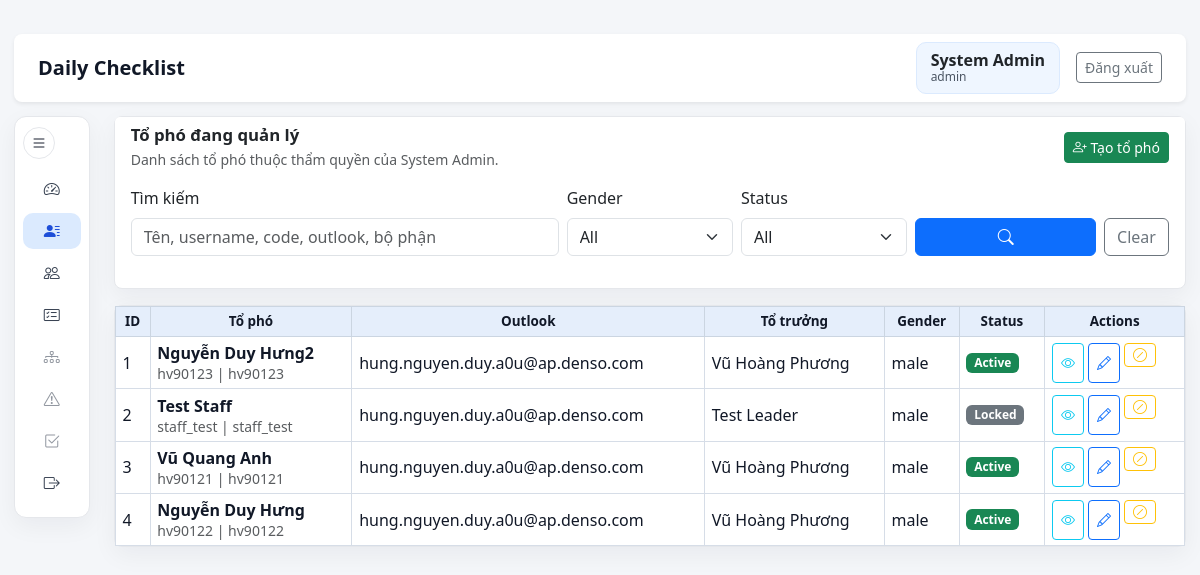
Page /admin/leader-assignments (signed in) on the committed database.
### models.py (models this page shows, shortened)
class User(db.Model):
    __tablename__ = "users"
    __table_args__ = (
        CheckConstraint(
            "role IN ('admin', 'manager', 'leader', 'staff')",
            name="ck_users_role",
        ),
        CheckConstraint(
            "gender IS NULL OR gender IN ('male', 'female', 'other')",
            name="ck_users_gender",
        ),
    )
    id = db.Column(db.Integer, primary_key=True)
    username = db.Column(db.String(50), unique=True, nullable=False, index=True)
    password_hash = db.Column(db.String(255), nullable=False)
    full_name = db.Column(db.String(120), nullable=False)
    employee_code = db.Column(db.String(30), unique=True, nullable=False, index=True)
    outlook_email = db.Column(db.String(255), nullable=True)
    gender = db.Column(db.String(20), nullable=True)
    department = db.Column(db.String(120), nullable=False)
    line_name = db.Column(db.String(120), nullable=False)
    role = db.Column(db.String(20), nullable=False, default=ROLE_STAFF)
    manager_id = db.Column(db.Integer, db.ForeignKey("users.id"), nullable=True, index=True)
    leader_id = db.Column(db.Integer, db.ForeignKey("users.id"), nullable=True, index=True)
    is_active = db.Column(db.Boolean, nullable=False, default=True)
    created_at = db.Column(db.DateTime, nullable=False, default=datetime.utcnow)
    manager = db.relationship(
        "User",
        remote_side=[id],
        foreign_keys=[manager_id],
        backref="managed_users",
    )
    leader = db.relationship(
        "User",
        remote_side=[id],
        foreign_keys=[leader_id],
        backref="led_users",
    )
    daily_sheets = db.relationship("DailyCheckSheet", back_populates="user")
    daily_results = db.relationship("DailyCheckResult", back_populates="user")
    abnormal_reports = db.relationship("AbnormalReport", back_populates="user")
    owned_confirmations = db.relationship(
        "DailyConfirmation",
        foreign_keys="DailyConfirmation.user_id",
        back_populates="user",
    )
    signed_confirmations = db.relationship(
        "DailyConfirmation",
        foreign_keys="DailyConfirmation.confirmed_by",
        back_populates="signer",
    )
    user_lines = db.relationship(
        "UserLine",
        back_populates="user",
        cascade="all, delete-orphan",
    )
    notifications = db.relationship(
        "Notification",
        back_populates="user",
        cascade="all, delete-orphan",
    )

### routes/admin_routes.py (the view, shortened to what this page needs)
@admin_bp.route("/leader-assignments")
@manager_or_admin_required
def leader_assignments():
    keyword = request.args.get("q", "").strip()
    status_filter = request.args.get("status", "").strip()
    gender_filter = request.args.get("gender", "").strip()
    leaders_query = User.query.filter(User.role == ROLE_LEADER, User.is_active.is_(True))
    staff_query = User.query.filter(User.role == ROLE_STAFF)
    if g.current_user.role == ROLE_LEADER:
        leaders_query = leaders_query.filter(User.id == g.current_user.id)
        staff_query = staff_query.filter(User.leader_id == g.current_user.id)
    if status_filter == "active":
        staff_query = staff_query.filter(User.is_active.is_(True))
    elif status_filter == "locked":
        staff_query = staff_query.filter(User.is_active.is_(False))
    if gender_filter:
        staff_query = staff_query.filter(User.gender == gender_filter)
    page = max(request.args.get("page", 1, type=int), 1)
    per_page = 10
    total_staff = staff_query.count()
    staff_assignments = (
        staff_query.order_by(User.id.desc())
        .offset((page - 1) * per_page)
        .limit(per_page)
        .all()
    )
    leaders = leaders_query.order_by(User.full_name.asc()).all()
    lines = Line.query.filter_by(is_active=True).order_by(Line.line_name.asc()).all()
    departments = sorted({line.department for line in lines} | {g.current_user.department})
    return render_template(
        "leader_assignments.html",
        leaders=leaders,
        staff_assignments=staff_assignments,
        lines=lines,
        departments=departments,
        roles=[ROLE_STAFF],
        genders=["male", "female", "other"],
        filters={"q": keyword, "status": status_filter, "gender": gender_filter},
        pagination={"page": page, "pages": max(math.ceil(total_staff / per_page), 1), "total": total_staff},
        current_endpoint="admin.leader_assignments",
    )

### routes/auth_routes.py (called while the page is built)
def get_current_user() -> User | None:
    if hasattr(g, "current_user"):
        return g.current_user
    user_id = session.get("user_id")
    g.current_user = User.query.get(user_id) if user_id else None
    return g.current_user

def manager_or_admin_required(view):
    @wraps(view)
    def wrapped_view(*args, **kwargs):
        user = get_current_user()
        if not user:
            flash("Vui lòng đăng nhập để tiếp tục.", "warning")
            return redirect(url_for("auth.login"))
        if user.role not in {"manager", "admin", "leader"}:
            flash("Bạn không có quyền truy cập trang này.", "danger")
            return redirect(url_for("checklist.dashboard"))
        return view(*args, **kwargs)
    return wrapped_view

@auth_bp.before_app_request
def load_logged_in_user() -> None:
    g.current_user = get_current_user()

### templates/leader_assignments.html (shortened to what this page needs)
{% extends "admin_layout.html" %}
{% block admin_content %}
<section class="card mb-3">
    <div class="card-header bg-white border-0 pb-0 d-flex justify-content-between align-items-center gap-2">
        <div>
            <h2 class="section-title mb-1">Tổ phó đang quản lý</h2>
            <div class="text-muted small">Danh sách tổ phó thuộc thẩm quyền của {{ current_user.full_name }}.</div>
        </div>
        <button class="btn btn-sm btn-success" type="button" data-bs-toggle="modal" data-bs-target="#createStaffModal">
            <i class="bi bi-person-plus"></i> Tạo tổ phó
        </button>
    </div>
    <div class="card-body">
        <form class="row g-2 align-items-end" method="get">
            <div class="col-12 col-lg-5">
                <label class="form-label">Tìm kiếm</label>
                <input class="form-control" name="q" value="{{ filters.q }}" placeholder="Tên, username, code, outlook, bộ phận">
            </div>
            <div class="col-6 col-lg-2">
                <label class="form-label">Gender</label>
                <select class="form-select" name="gender">
                    <option value="">All</option>
                </select>
            </div>
            <div class="col-6 col-lg-2">
                <label class="form-label">Status</label>
                <select class="form-select" name="status">
                    <option value="">All</option>
                </select>
            </div>
            <div class="col-12 col-lg-3 d-flex gap-2">
                <button class="btn btn-primary flex-fill" type="submit"><i class="bi bi-search"></i></button>
                <a class="btn btn-outline-secondary" href="{{ url_for('admin.leader_assignments') }}">Clear</a>
            </div>
        </form>
    </div>
</section>
<section class="card">
    <div class="card-body p-0">
        <div class="table-responsive">
            <table class="table table-checklist align-middle mb-0">
                <thead>
                    <tr>
                        <th>ID</th>
                        <th>Tổ phó</th>
                        <th>Outlook</th>
                        <th>Tổ trưởng</th>
                        <th>Gender</th>
                        <th>Status</th>
                        <th>Actions</th>
                    </tr>
                </thead>
                <tbody>
                    {% for staff in staff_assignments %}
                    <tr>
                        <td>{{ (pagination.page - 1) * 10 + loop.index }}</td>
                        <td>
                            <div class="fw-semibold">{{ staff.full_name }}</div>
                            <div class="small text-muted">{{ staff.username }} | {{ staff.employee_code }}</div>
                        </td>
                        <td class="text-break">{{ staff.outlook_email or '-' }}</td>
                        <td>{{ staff.leader.full_name if staff.leader else '-' }}</td>
                        <td>{{ staff.gender or '-' }}</td>
                        <td><span class="badge {% if staff.is_active %}text-bg-success{% else %}text-bg-secondary{% endif %}">{{ "Active" if staff.is_active else "Locked" }}</span></td>
                        <td>
                            <div class="d-flex flex-wrap gap-1">
                                <button class="btn btn-sm btn-outline-info" type="button" data-bs-toggle="modal" data-bs-target="#viewStaff{{ staff.id }}" title="View"><i class="bi bi-eye"></i></button>
                                <button class="btn btn-sm btn-outline-primary" type="button" data-bs-toggle="modal" data-bs-target="#editStaff{{ staff.id }}" title="Edit"><i class="bi bi-pencil"></i></button>
                                <form method="post" action="{{ url_for('admin.toggle_user', user_id=staff.id) }}">
                                    <button class="btn btn-sm btn-outline-warning" type="submit" title="Block"><i class="bi bi-slash-circle"></i></button>
                                </form>
                            </div>
                        </td>
                    </tr>
                    {% else %}
                    <tr><td colspan="7" class="text-center text-muted py-4">Không có tổ phó.</td></tr>
                    {% endfor %}
                </tbody>
            </table>
        </div>
    </div>
</section>
{% endblock %}

### templates/base.html (shortened to what this page needs)
﻿<!doctype html>
<html lang="{{ current_lang }}">
<head>
    <link rel="stylesheet" href="{{ url_for('static', filename='vendor/bootstrap/css/bootstrap.min.css') }}">
    <link rel="stylesheet" href="https://cdn.jsdelivr.net/npm/bootstrap-icons@1.11.3/font/bootstrap-icons.min.css">
    <link rel="stylesheet" href="{{ url_for('static', filename='css/style.css') }}">
</head>
<body>
    {% block body %}
    <div class="container-fluid main-wrapper {% if current_user and notifications is defined and notifications %}has-notif-bar{% endif %}">
        <nav class="navbar navbar-expand-lg navbar-light bg-white shadow-sm rounded-3 px-3 px-lg-4 mb-4">
            <div class="container-fluid px-0">
                <a class="navbar-brand fw-bold" href="{{ url_for('checklist.dashboard') }}">Daily Checklist</a>
                <div class="d-flex align-items-center gap-3">
                    {% if current_user %}
                        <a href="{{ url_for('auth.profile') }}" class="user-pill text-decoration-none text-dark">
                            <strong>{{ current_user.full_name }}</strong>
                            <span>{{ role_label(current_user.role) }}{% if current_user.role == 'staff' %} | {{ current_user.line_name }}{% endif %}</span>
                        </a>
                        <a class="btn btn-outline-secondary btn-sm" href="{{ url_for('auth.logout') }}">{{ t('logout') }}</a>
                    {% endif %}
                </div>
            </div>
        </nav>
        {% block content %}{% endblock %}
    </div>
    {% endblock %}
</body>
</html>

### static/css/style.css (style rules this page uses)
body { background: #f4f6f9; color: #1f2937; font-family: "Segoe UI", Tahoma, Geneva, Verdana, sans-serif; }
.main-wrapper { width: 100%; padding: 10px 14px; max-width: none; }
.main-wrapper > .navbar { min-height: 58px; margin-bottom: 14px !important; }
.navbar-brand { color: #111827; }
.user-pill { display: flex; flex-direction: column; padding: 8px 14px; border-radius: 10px; background: #eff6ff; border: 1px solid #dbeafe; line-height: 1.2; }
.user-pill span { font-size: 12px; color: #4b5563; }
.card { border-radius: 8px; border: 1px solid #e5e7eb; box-shadow: 0 8px 24px rgba(15, 23, 42, 0.05); }
.section-title { font-size: 1.05rem; font-weight: 700; }
.table-checklist { border-color: #cfd8e3; }
.table-checklist th { background: #e5eefb; color: #111827; font-weight: 700; font-size: 0.84rem; text-align: center; vertical-align: middle; border: 1px solid #cbd5e1; padding: 0.36rem 0.42rem; }
.table-checklist td { vertical-align: middle; color: #111827; border: 1px solid #d6dde7; padding: 0.32rem 0.42rem; }

### rows in the picture
User: full_name "System Admin", role "admin"
User: (pagination.page-1)*10+loop.index "1", full_name "Nguyễn Duy Hưng2", username "hv90123", employee_code "hv90123", outlook_email "hung.nguyen.duy.a0u@ap.denso.com", leader "Vũ Hoàng Phương", gender "male", is_active "Active"
User: page "2", full_name "Test Staff", username "staff_test", employee_code "staff_test", outlook_email "hung.nguyen.duy.a0u@ap.denso.com", leader "Test Leader", gender "male", is_active "Locked"
User: page "3", full_name "Vũ Quang Anh", username "hv90121", employee_code "hv90121", outlook_email "hung.nguyen.duy.a0u@ap.denso.com", leader "Vũ Hoàng Phương", gender "male", is_active "Active"
User: (pagination.page-1)*10+loop.index "4", full_name "Nguyễn Duy Hưng", username "hv90122", employee_code "hv90122", outlook_email "hung.nguyen.duy.a0u@ap.denso.com", leader "Vũ Hoàng Phương", gender "male", is_active "Active"

### other values in the picture
{{ t('logout') }} "Đăng xuất"
